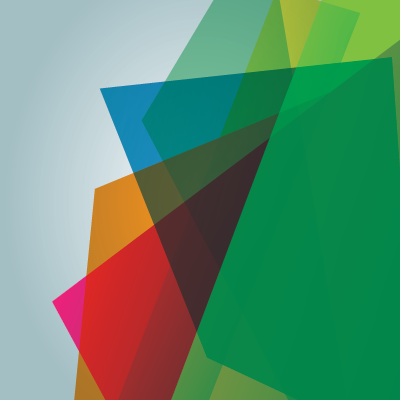
%> input picture zExperi/MainCSA_EXE/App/for_testing/splash.png, 400 x 400 px
$ octave --eval "result = verification(imread('../../zExperi/MainCSA_EXE/App/for_testing/splash.png'));"   (GNU Octave 9; MATLAB toolbox functions it lacks are replaced by stand-ins)
%> lines starting %> are read from the running program, lines starting %| are printed output that depends on the picture
### featureExtract/Dct_YCrCb/rgb2yCbCr.m
function [ Y,Cb,Cr ] = rgb2yCbCr( R,G,B )
%rgb转到YCrCb

Y=0.299*R+0.587*G+0.114*B;
Cb=-0.1687*R-0.3313*G+0.5*B;
Cr=0.5*R-0.4187*G-0.0813*B;

end

### featureExtract/Dct_YCrCb/verification.m
function coef_quaned=verification(I,Q)
% 验证rgb2YcrCb
% 验证DCT

% 标准量化表
Qy=[16 11 10 16 24 40 51 61                 %Y分量量化系数
    12 12 14 19 26 58 60 55
    14 13 16 24 40 57 69 56
    14 17 22 29 51 87 80 62
    18 22 37 56 68 109 103 77
    24 35 55 64 81 104 113 92
    49 64 78 87 103 121 120 101
    72 92 95 98 112 110 103 99];
pixel_test=[52 55 61 66  70  61 64 73
            63 59 55 90  109 85 69 72
            62 59 68 113 144 104 66 73
            63 58 71 122 154 106 70 69
            67 61 68 104 126 88 68 70
            79 65 60 70 77 68 58 75
            85 71 64 59 55 61 65 83
            87 79 69 68 65 76 78 94];
rank=80;
if (nargin<2)
    Q_ = Qy*100/rank;
else
    Q_=Q{1};
end
% Q_=ones(8,8);
%pixel_test=pixel_test-128;

imagname='D:\MATLAB_Software\myInstall\bin\image\lena_color_512.jpg';
%I=double(imread(imagname));
% I=I(1:64,1:64,:);
if(length(size(I))>2)               %彩色图像
    R=I(:,:,1);G=I(:,:,2);B=I(:,:,3);
%> after `R=I(:,:,1)`:
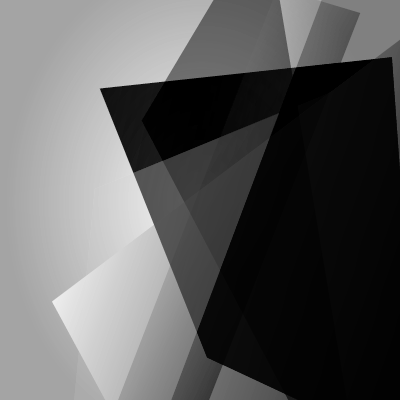
%> R: size 400x400 uint8; min 0, max 237, mean 92.9
%> after `G=I(:,:,2)`:
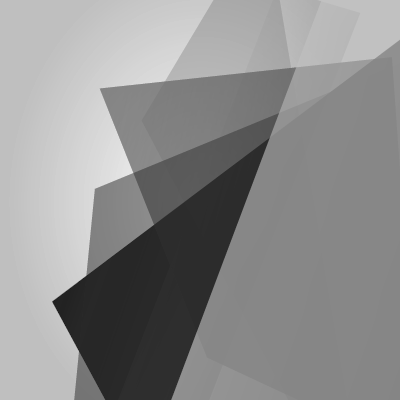
%> G: size 400x400 uint8; min 33, max 231, mean 141.6
%> after `B=I(:,:,3)`:
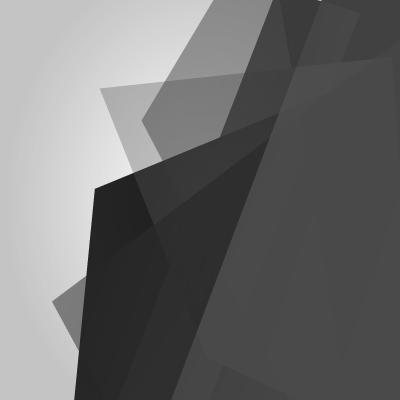
%> B: size 400x400 uint8; min 33, max 234, mean 110
    R=R-128;G=G-128;B=B-128;
    [Y,Cb,Cr]=rgb2yCbCr(R,G,B);
%> in rgb2yCbCr, `Y=0.299*R+0.587*G+0.114*B;`:
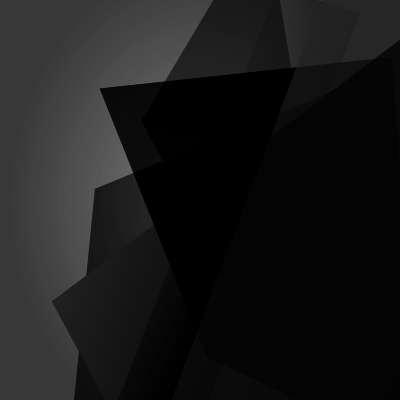
%> Y: size 400x400 uint8; min 0, max 100, mean 25.5
%> in rgb2yCbCr, `Cb=-0.1687*R-0.3313*G+0.5*B;`:
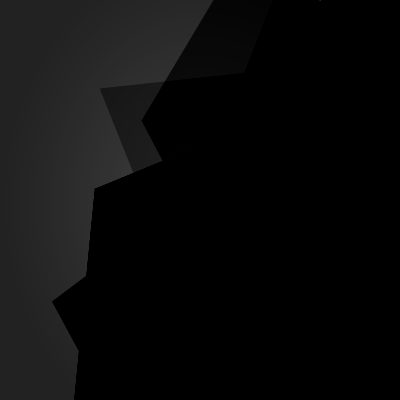
%> Cb: size 400x400 uint8; min 0, max 53, mean 11.5
%> in rgb2yCbCr, `Cr=0.5*R-0.4187*G-0.0813*B;`:
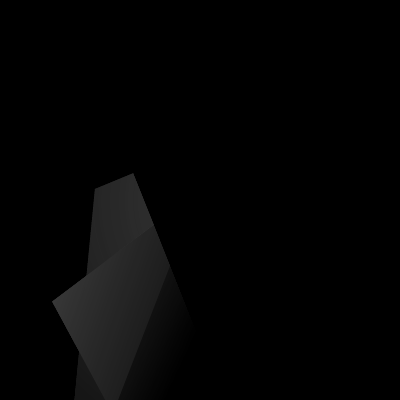
%> Cr: size 400x400 uint8; min 0, max 55, mean 3.8
else
    Y=I;
end
% DCT变换
dct_fun=@(block_struct)dct2(block_struct.data,[8,8]);        %函数
coef_dcted=(blockproc(Y,[8 8],dct_fun));
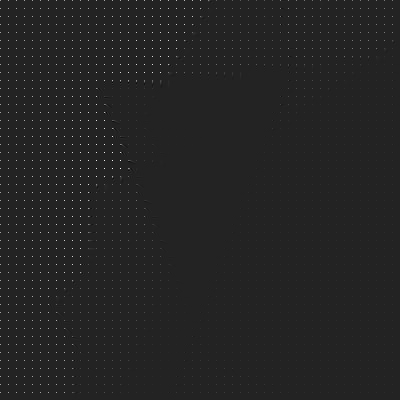
%> coef_dcted: size 400x400 double; min -123.5, max 769.5, mean 3.2; drawn with min black and max white

% 量化 ok
quan_fun=@(block_struct) ( block_struct.data./Q_);
coef_quaned=blockproc(coef_dcted,[8 8],quan_fun);
% statistic(coef_quaned(:),imagname);

%%
while(0)
% ais处理
coef_aised=ais(round(coef_quaned));
% coef_aised=(coef_quaned);
% statistic(round(coef_quaned(:)),round(coef_aised(:)),'**');


% 验证空间转换和DCT是否正确
iquan_fun=@(block_struct) ( block_struct.data.*Q_);
coef_quaned_recon=blockproc(coef_aised,[8 8],iquan_fun);
% DCT反变换
idct_fun=@(block_struct)idct2(block_struct.data,[8,8]);
Y_2=(blockproc(coef_quaned_recon,[8 8],idct_fun));

[ R2,G2,B2 ] = yCbCr2rgb( Y_2,Cb,Cr );
R2=R2+128;G2=G2+128;B2=B2+128;
I2(:,:,1)=double(R2);
I2(:,:,2)=double(G2);
I2(:,:,3)=double(B2);
imshow(uint8(I2));

% 提取特征
F=spam_extract_2(I2,3);
% if()
% end
end
end

% [68 lines left out: functions spam_extract_2, GetM3, not called in this run]
